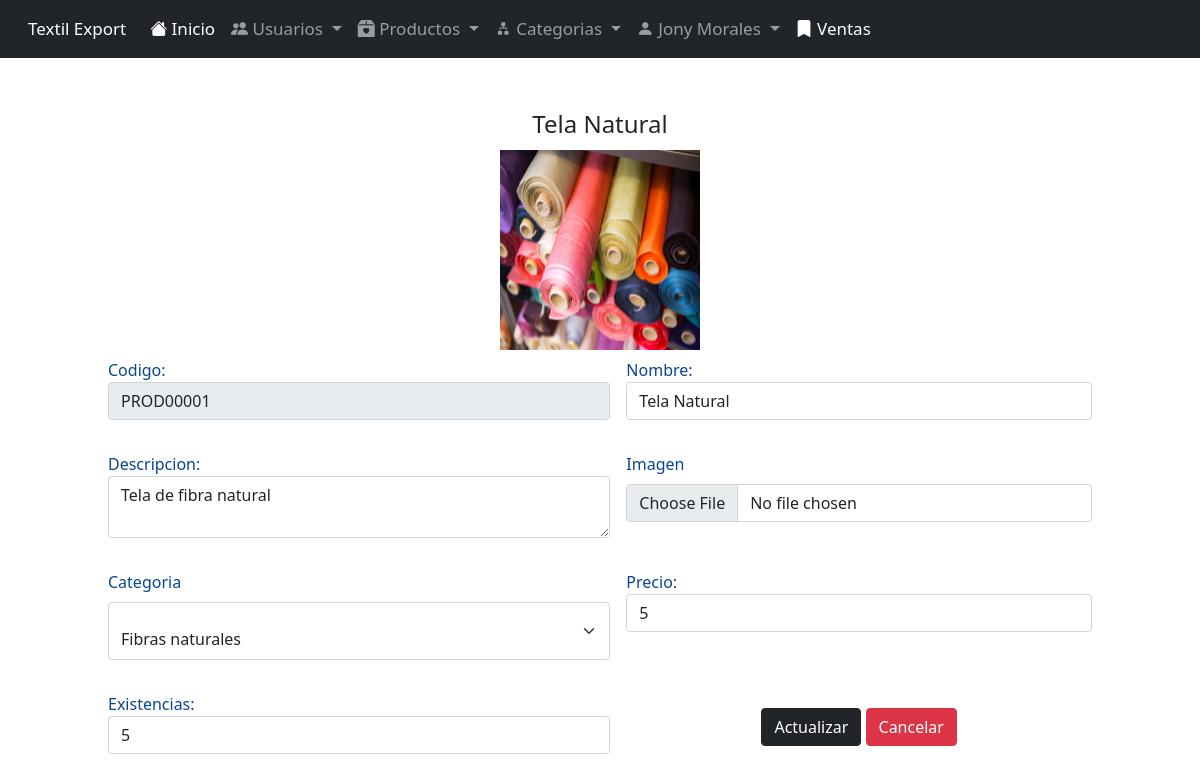
Page /Productos/Edit/PROD00001 (signed in) on the committed database.
### tables this page shows
CREATE TABLE IF NOT EXISTS `producto` (
  `codigo_producto` char(9) NOT NULL,
  `nombre_producto` varchar(75) NOT NULL,
  `descripcion` varchar(255) NOT NULL,
  `imagen` varchar(13) NOT NULL,
  `precio` float(10,2) NOT NULL,
  `existencias` int NOT NULL,
  `id_categoria` char(2) NOT NULL,
  `estado` int NOT NULL DEFAULT '1',
  PRIMARY KEY (`codigo_producto`),
  KEY `producto_ibfk_2` (`id_categoria`)
);

### index.php (called while the page is built, shortened)
<?php
include_once "./controllers/ProductosController.php";
$router = new Routing();
$method=$router->method;
$param=$router->param;
$controller=new $controller;
$controller->$method($param);

### models/ConexionModel.php (called while the page is built, shortened)
<?php
abstract class ModelPDO{
        private $db_host="localhost";
        private $db_user="root";
        private $db_pass="";
        private $db_name="textil-export";
        protected $conn;
        protected function db_open()
        {
            try
            {
                $this->conn= new PDO("mysql: host=$this->db_host;dbname=$this->db_name;charset=utf8" ,$this->db_user,$this->db_pass);
            }
            catch(PDOException $e)
            {
                echo $e->getMessage();
            }
        }
        protected function db_close()
        {
            $this->conn=null;
        }
        protected function get_query($query,$params=array())
        {
            $rows= [];
            $stmt = $this->conn->prepare($query);
            $stmt->execute($params);
            while($rows[]=$stmt->fetch(PDO::FETCH_ASSOC));
            array_pop($rows);
            return $rows;
        }
}

### models/ProductosModel.php (called while the page is built, shortened)
<?php
require_once "ConexionModel.php";
class ProductosModel extends ModelPDO{
    public function get($id=''){
        if($id==''){
            $query="SELECT * FROM producto P INNER JOIN categoria C ON P.id_categoria=C.id_categoria WHERE estado='1';";
            return $this->get_query($query);
        }
        else{
            $query= "SELECT * FROM producto P INNER JOIN categoria C ON P.id_categoria=C.id_categoria WHERE codigo_producto =:codigo_producto AND estado='1'";
            return $this->get_query($query,[":codigo_producto"=>$id]);
        }
    }
}

### models/CategoriasModel.php (called while the page is built, shortened)
<?php
require_once "ConexionModel.php";
class CategoriasModel extends ModelPDO{
    public function get($id=''){
        if($id==''){
            $query="SELECT * FROM categoria WHERE estado_categoria='1'";
            return $this->get_query($query);
        }
        else{
            $query= "SELECT * FROM categoria WHERE id_categoria=:id_categoria AND estado_categoria='1'";
            return $this->get_query($query,[":id_categoria"=>$id]);
        }
    }
}

### views/Productos/edit.php (the view, shortened to what this page needs)
<!DOCTYPE html>
<html lang="en">
<head>
    <?php
        include 'views/header.php';
    ?>
</head>
<body>
<?php
        include 'views/menu.php';
    ?>
    <div class="d-flex justify-content-center">
        <div class="col-md-10 my-5">
            <?php  foreach ($productos as $producto)
                     {?>
                         <legend style="color:#084594" class="text-center text-dark"><?=$producto['nombre_producto']?></legend>
                        <form method="POST" action="<?=PATH?>/Productos/Editar/<?=$producto['codigo_producto']?>" enctype="multipart/form-data" class="formulario">
                   <table class="table table-borderless">
                        <thead style="align-items: center;">
                        <center><?php echo "<img src='".PATH."/img/".$producto['imagen']."' width='200px' height='200px'>"?></center>
                        </thead>
                        <tbody>
                            <tr>
                                <td>
                <div class="mb-3" style="color:#084594">
                <label class="control-label" for="codigo_producto">Codigo:</label>
                <input readonly type="text" class="form-control" value="<?=isset($producto)?$producto['codigo_producto']:''?>" name="codigo_producto" id="codigo_producto">
                </div>
                                </td>
                            <td>
                <div class="mb-3" style="color:#084594">
                <label class="control-label" for="nombre_producto">Nombre:</label>
                <input type="text" class="form-control" value="<?=isset($producto)?$producto['nombre_producto']:''?>"  name="nombre_producto" id="nombre_producto">
                </div>
                            </td>
                            </tr>
                            <tr>
                                <td>
                <div class="mb-3" style="color:#084594">
                <label class="control-label" for="descripcion">Descripcion:</label>
                <textarea class="form-control" name="descripcion" id="descripcion" cols="35" rows="2"><?=isset($producto)?$producto['descripcion']:''?></textarea>
                </div>
                                </td>
                                <td>
                <div class="mb-3" style="color:#084594">
                <label for="imagen" class="form-label" for="imagen">Imagen</label>
                <input type="file" class="form-control" name="imagen">
                </div>
                                </td>
                            </tr>
                        <tr>
                            <td> <div class="mb-3" style="color:#084594">
                <label for="floatingSelect" class="form-label" for="id_categoria">Categoria</label>
                <div class="form-floating">
                <select class="form-select" name="id_categoria" id="id_categoria" aria-label="Floating label select example">
                <?php
                                    foreach($categorias as $categoria){
                                        if($producto['nombre_categoria']==$categoria['nombre_categoria'])
                                        {
                                ?>
                                  <option selected value="<?=$categoria['id_categoria']?>"><?=$categoria['nombre_categoria']?></option>
                                <?php }
                                else{?>
                                    <option value="<?=$categoria['id_categoria']?>"><?=$categoria['nombre_categoria']?></option>
                                    <?php } } ?>
                </select>
                    </div>
                </div></td>
                            <td>
                <div class="mb-3" style="color:#084594">
                <label class="control-label" for="precio">Precio:</label>
                <input type="number" step="0.01" value="<?=isset($producto)?$producto['precio']:''?>" class="form-control" name="precio" id="precio">
                </div>
                            </td>
                        </tr>
                <tr>
                    <td>
                <div class="mb-3" style="color:#084594">
                <label class="control-label" for="existencias">Existencias:</label>
                <input type="number" value="<?=isset($producto)?$producto['existencias']:''?>" class="form-control" name="existencias" id="existencias">
                </div>
                    </td>
                    <td>
                <div class="d-flex justify-content-center">
                <input type="submit" class="btn btn-dark" value="Actualizar" name="Actualizar"> &nbsp;
                        <a class="btn btn-danger" href="<?= PATH ?>/Productos/Listado">Cancelar</a>
                </div>
                    </td>
                </tr>
        </div>
    </div>
    <?php }?>
</body>
</html>

### views/assets/css/nav.css (style rules this page uses)
a { text-decoration: none; color: white; font-size: 17px; }

### views/assets/css/all.css (style rules this page uses)
body { background-color: white; }

### rows in the picture
producto: nombre_producto "Tela Natural", imagen (picture), codigo_producto "PROD00001", descripcion "Tela de fibra natural", precio "5", existencias "5"

### other values in the picture
$_SESSION['login_buffer']['nombre'] "Jony Morales"
form field id_categoria "Fibras naturales"
